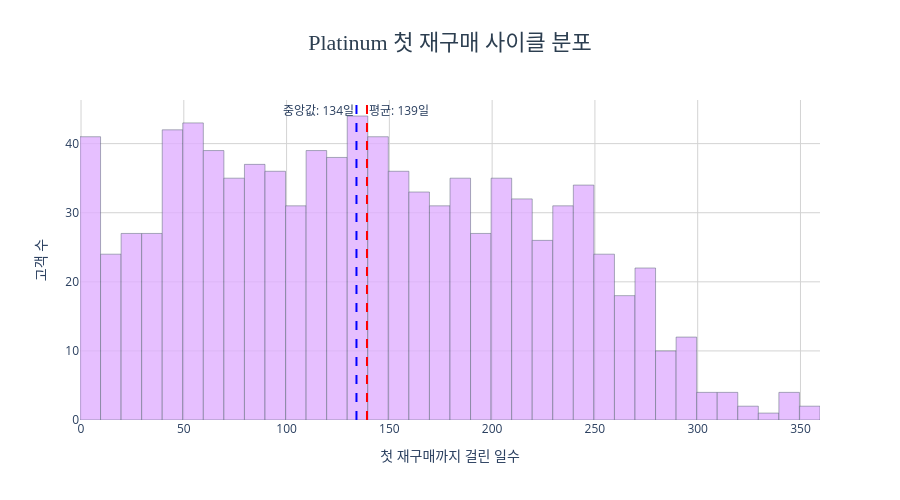

Notebook code for this chart:
### Code cell
fig = go.Figure(go.Histogram(
    x=df_cycle_pg['repurchase_cycle'],
    marker=dict(
        color='#E0B0FF',
        line=dict(color='#2c3e50', width=0.5)
    ),
    nbinsx=50,
    opacity=0.8,
    showlegend=False
))

mean_val = df_cycle_pg['repurchase_cycle'].mean()
median_val = df_cycle_pg['repurchase_cycle'].median()

fig.add_vline(
    x=mean_val,
    line_dash='dash',
    line_color='red',
    annotation_text=f'평균: {mean_val:.0f}일',
    annotation_position='top right'
)

fig.add_vline(
    x=median_val,
    line_dash='dash',
    line_color='blue',
    annotation_text=f'중앙값: {median_val:.0f}일',
    annotation_position='top left'
)

fig.update_layout(
    title=dict(
        text='Platinum 첫 재구매 사이클 분포',
        font=dict(size=22, color='#2c3e50', family='Arial Black'),
        x=0.5,
        xanchor='center'
    ),
    height=500,
    width=900,
    plot_bgcolor='white'
)

fig.update_xaxes(title_text='첫 재구매까지 걸린 일수', gridcolor='lightgray')
fig.update_yaxes(title_text='고객 수', gridcolor='lightgray')

fig.show()

### Figure 1 — Plotly figure (JSON) as saved in the notebook; plotly's stock layout.template omitted (floating-point values rounded to 4 significant figures; data arrays with more than 128 entries replaced by an {"elided": "..."} marker saying what was removed)
{"data": [{"marker": {"color": "#E0B0FF", "line": {"color": "#2c3e50", "width": 0.5}}, "nbinsx": 50, "opacity": 0.8, "showlegend": false, "type": "histogram", "x": {"elided": "967 int values"}}], "layout": {"annotations": [{"showarrow": false, "text": "평균: 139일", "x": 139.1, "xanchor": "left", "xref": "x", "y": 1, "yanchor": "top", "yref": "y domain"}, {"showarrow": false, "text": "중앙값: 134일", "x": 134, "xanchor": "right", "xref": "x", "y": 1, "yanchor": "top", "yref": "y domain"}], "height": 500, "plot_bgcolor": "white", "shapes": [{"line": {"color": "red", "dash": "dash"}, "type": "line", "x0": 139.1, "x1": 139.1, "xref": "x", "y0": 0, "y1": 1, "yref": "y domain"}, {"line": {"color": "blue", "dash": "dash"}, "type": "line", "x0": 134, "x1": 134, "xref": "x", "y0": 0, "y1": 1, "yref": "y domain"}], "title": {"font": {"color": "#2c3e50", "family": "Arial Black", "size": 22}, "text": "Platinum 첫 재구매 사이클 분포", "x": 0.5, "xanchor": "center"}, "width": 900, "xaxis": {"gridcolor": "lightgray", "title": {"text": "첫 재구매까지 걸린 일수"}}, "yaxis": {"gridcolor": "lightgray", "title": {"text": "고객 수"}}}}
